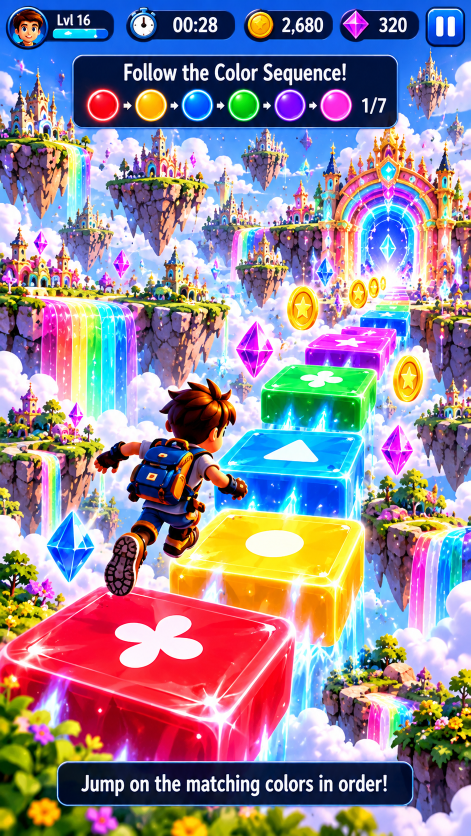
#> input picture art-source/level1_direction.png, 941 x 1672 px (shown at 1/2 size)
$ python -i build_app_icon.py   (imports and definitions only)
#> lines starting #> are read from the running program, lines starting #| are printed output that depends on the picture
"""Android launcher icon: the player avatar from the Level 1 HUD on a sky disc with a rainbow rim.

    python tools/art/build_app_icon.py <avatar.webp> <android_res_dir>

Writes mipmap-*/ic_launcher.png at the five launcher densities.
"""
import os
import sys

import numpy as np
from PIL import Image, ImageDraw, ImageFilter

SIZES = {"mdpi": 48, "hdpi": 72, "xhdpi": 96, "xxhdpi": 144, "xxxhdpi": 192}


def icon(avatar_path, n=768):
#> called with avatar_path = '../../art-source/level1_direction.png', n = 768
    im = Image.new("RGBA", (n, n), (0, 0, 0, 0))
#> im: PIL image 768x768 RGBA; every value is 0
    yy, xx = np.mgrid[0:n, 0:n].astype(np.float32)
    r = np.hypot(xx - n / 2, yy - n / 2) / (n / 2)
    sky = np.zeros((n, n, 4), np.float32)
    t = np.clip(r, 0, 1)[..., None]
    sky[..., :3] = np.array([120, 200, 255]) * (1 - t) + np.array([10, 70, 200]) * t
    sky[..., 3] = np.clip((0.985 - r) * n / 3, 0, 1) * 255
    im = Image.fromarray(sky.astype(np.uint8))
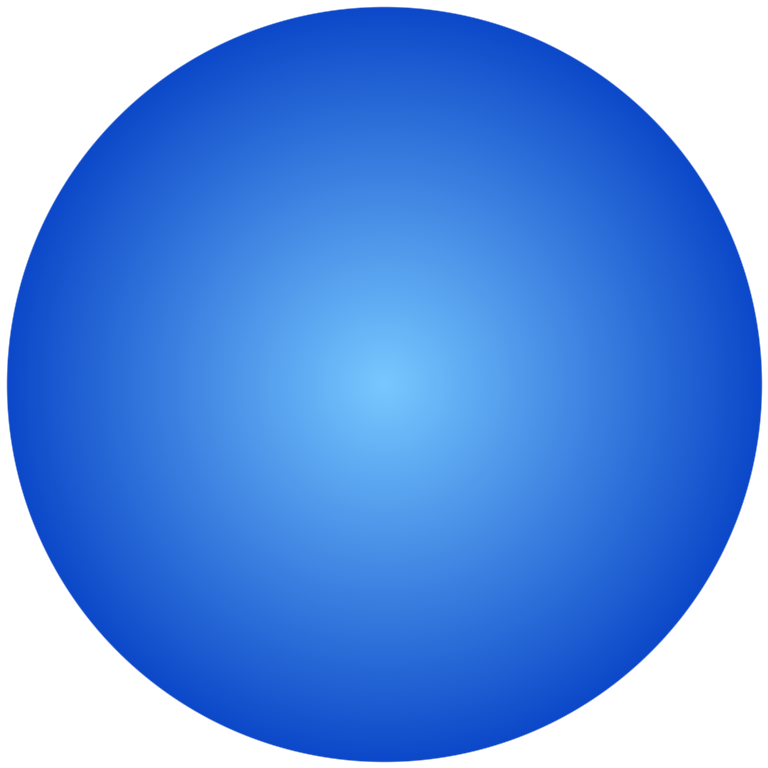
#> im: PIL image 768x768 RGBA; mean R, G, B, A 38.4, 103.6, 214, 193.5; transparent parts drawn white
    d = ImageDraw.Draw(im)
    cols = [(255, 58, 85), (255, 150, 30), (255, 214, 26), (62, 224, 79), (39, 168, 255), (176, 88, 255)]
    w = n * 0.035
    for i, c in enumerate(cols):
        m = n * 0.04 + i * w
        d.ellipse([m, m, n - m, n - m], outline=c + (255,), width=int(w + 1))
    av = Image.open(avatar_path).convert("RGBA")
    s = int(n * 0.66)
    av = av.resize((s, s), Image.LANCZOS)
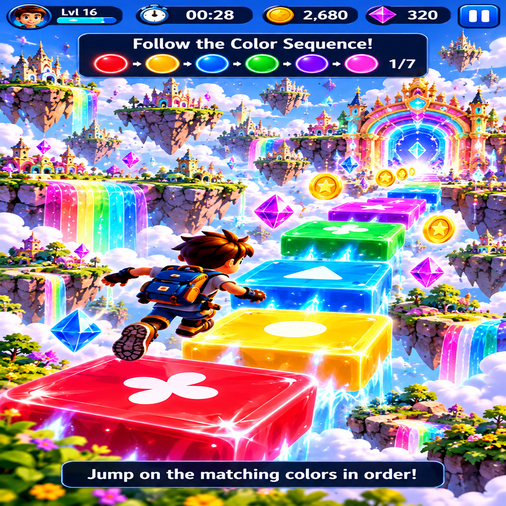
#> av: PIL image 506x506 RGBA; mean R, G, B, A 149.1, 134.6, 150.3, 255
    glow = Image.new("RGBA", (n, n), (0, 0, 0, 0))              # soft drop shadow under the badge
    glow.paste(av, ((n - s) // 2, (n - s) // 2 + int(n * 0.02)), av)
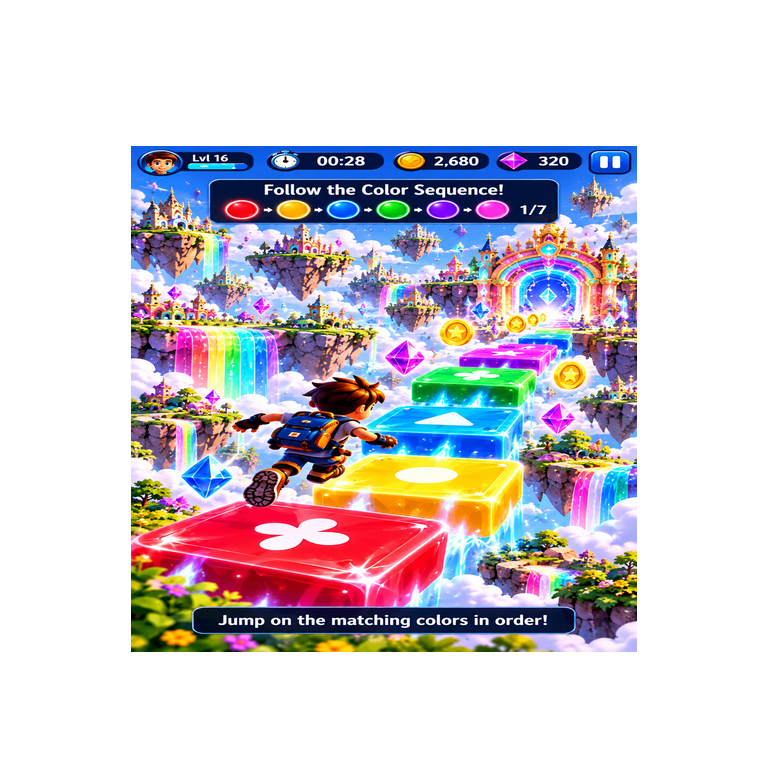
#> glow: PIL image 768x768 RGBA; mean R, G, B, A 64.7, 58.4, 65.2, 110.7; transparent parts drawn white
    glow = glow.filter(ImageFilter.GaussianBlur(n * 0.02))
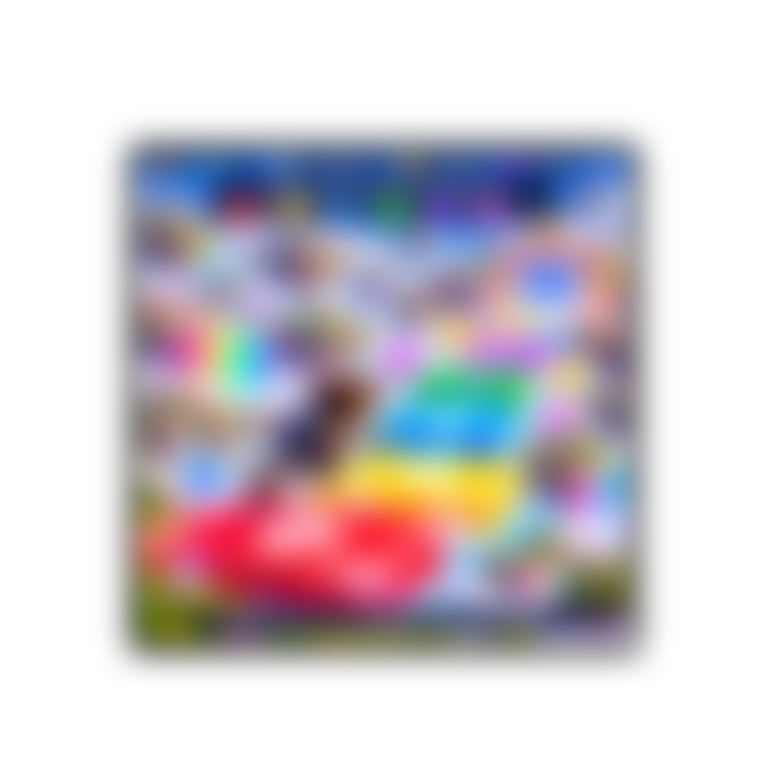
#> glow: PIL image 768x768 RGBA; mean R, G, B, A 64.7, 58.4, 65.2, 110.7; transparent parts drawn white
    im.alpha_composite(Image.fromarray((np.asarray(glow).astype(np.float32) * [0, 0, 0, 0.5]).astype(np.uint8)))
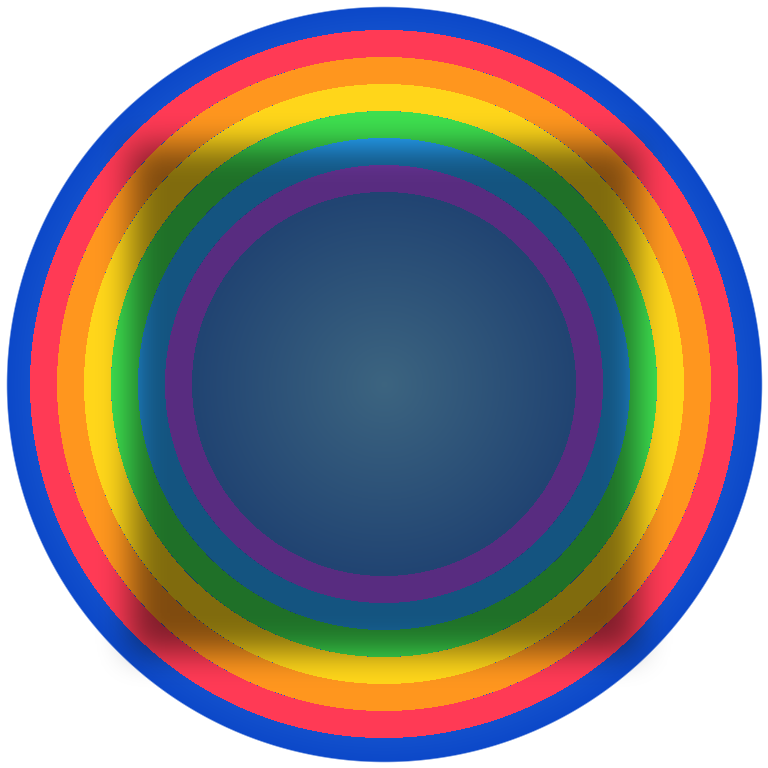
#> im: PIL image 768x768 RGBA; mean R, G, B, A 82.6, 89.7, 121.6, 193.6; transparent parts drawn white
    im.alpha_composite(av, ((n - s) // 2, (n - s) // 2))
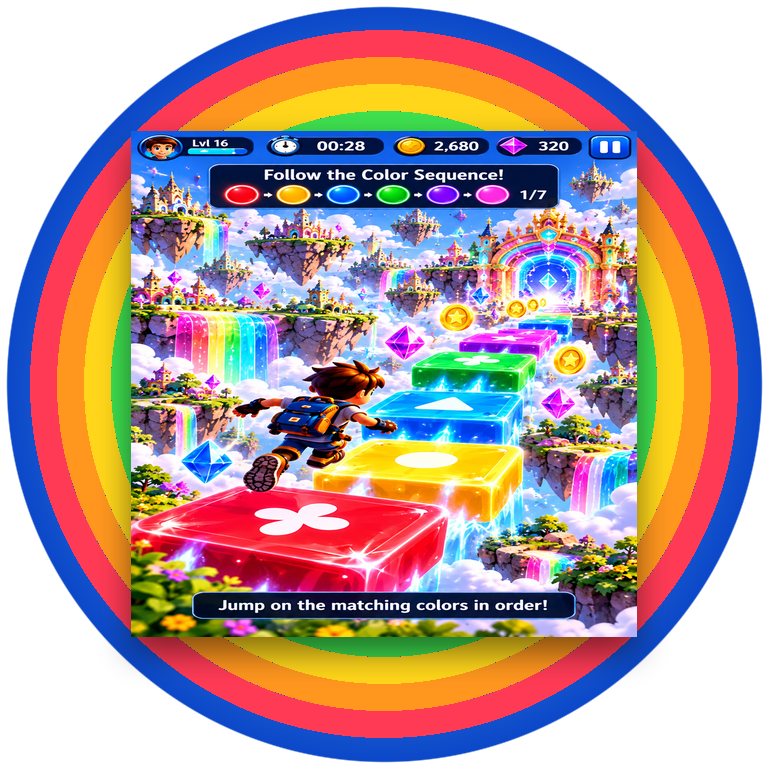
#> im: PIL image 768x768 RGBA; mean R, G, B, A 121.8, 111.1, 143.1, 193.6; transparent parts drawn white
    return im


def main(avatar, res):
    big = icon(avatar)
    for k, px in SIZES.items():
        d = os.path.join(res, f"mipmap-{k}")
        os.makedirs(d, exist_ok=True)
        big.resize((px, px), Image.LANCZOS).save(os.path.join(d, "ic_launcher.png"), optimize=True)
    print("icons written to", res)


# [2 lines not run here, left out]

>>> result = icon('../../art-source/level1_direction.png')
